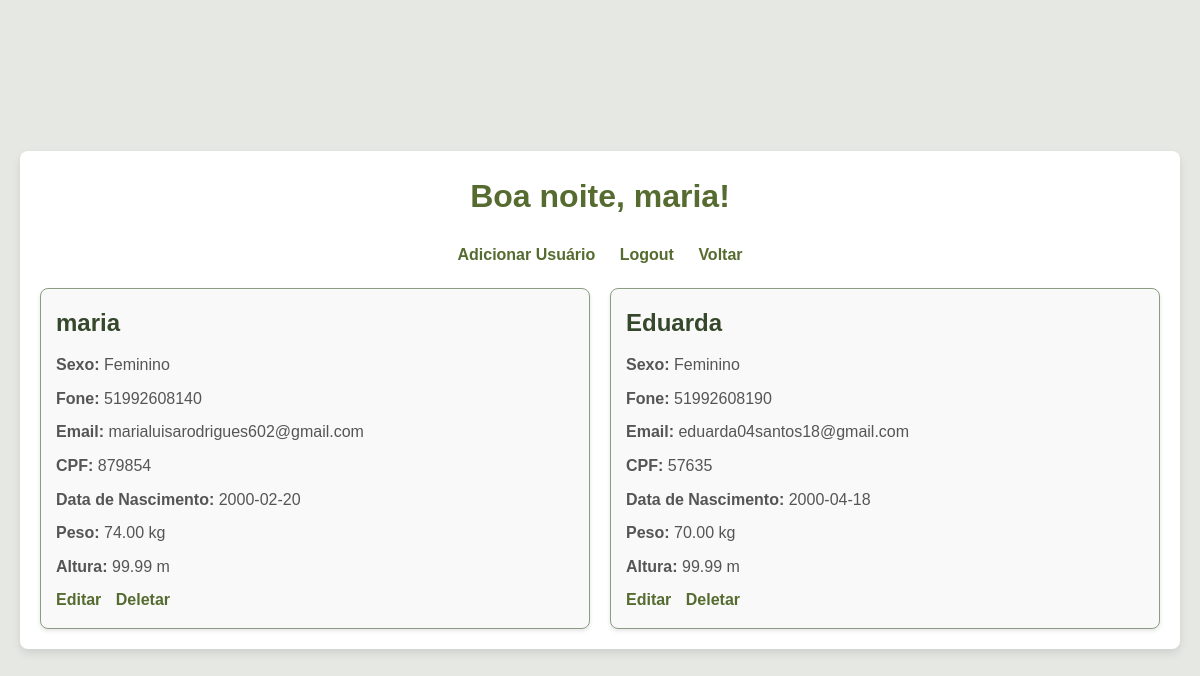
The page /projetomarias/consultarUsuario.php (signed in) on the database its author committed.
### tables this page shows
CREATE TABLE `usuario` (
  `id` int(11) NOT NULL,
  `nome` varchar(255) NOT NULL,
  `email` varchar(255) NOT NULL,
  `senha` varchar(255) NOT NULL,
  `fone` varchar(15) NOT NULL,
  `sexo` varchar(15) NOT NULL,
  `cpf` int(11) NOT NULL,
  `dataN` date NOT NULL,
  `peso` decimal(5,2) NOT NULL,
  `altura` decimal(4,2) NOT NULL,
  `codigo_verificacao` varchar(10) DEFAULT NULL
);

### projetomarias/classes/Usuario.php (called while the page is built, shortened)
<?php
class Usuario
{
    private $conn;
    private $table_name = "usuario";
    public function __construct($db)
    {
        $this->conn = $db;
    }
    public function ler()
    {
        $query = "SELECT * FROM " . $this->table_name;
        $stmt = $this->conn->prepare($query);
        $stmt->execute();
        return $stmt;
    }
}
?>

### projetomarias/consultarUsuario.php (the view, shortened to what this page needs)
<?php
include_once './config/config.php';
include_once './classes/usuario.php';
$usuario = new Usuario($db);
$nome_usuario =  $_SESSION['usuario_nome'];
$dados = $usuario->ler();
function saudacao()
{
    $hora = date('H');
    if ($hora >= 6 && $hora < 12) {
        return "Bom dia";
    } else if ($hora >= 12 && $hora < 18) {
        return "Boa tarde";
    } else {
        return "Boa noite";
    }
}
?>
<!DOCTYPE html>
<html lang="pt-br">
<head>
<link rel="stylesheet" href="styles/consultarU.css">
</head>
<body>
    <div class="container">
        <h1><?php echo saudacao() . ", " . $nome_usuario; ?>!</h1>
        <div class="actions">
            <a href="registrar.php">Adicionar Usuário</a>
            <a href="logout.php">Logout</a>
            <a href="portal.php">Voltar</a>
        </div>
        <div class="users-grid">
            <?php while ($row = $dados->fetch(PDO::FETCH_ASSOC)) : ?>
                <div class="user-card">
                    <h2><?php echo $row['nome']; ?></h2>
                    <p><strong>Sexo:</strong> <?php echo ($row['sexo'] === 'M') ? 'Masculino' : 'Feminino'; ?></p>
                    <p><strong>Fone:</strong> <?php echo $row['fone']; ?></p>
                    <p><strong>Email:</strong> <?php echo $row['email']; ?></p>
                    <p><strong>CPF:</strong> <?php echo $row['cpf']; ?></p>
                    <p><strong>Data de Nascimento:</strong> <?php echo $row['dataN']; ?></p>
                    <p><strong>Peso:</strong> <?php echo $row['peso']; ?> kg</p>
                    <p><strong>Altura:</strong> <?php echo $row['altura']; ?> m</p>
                    <div class="user-actions">
                        <a href="editar.php?id=<?php echo $row['id']; ?>">Editar</a>
                        <a href="deletar.php?id=<?php echo $row['id']; ?>">Deletar</a>
                    </div>
                </div>
            <?php endwhile; ?>
        </div>
    </div>
</body>
</html>

### projetomarias/styles/consultarU.css (style rules this page uses)
* { margin: 0; padding: 0; box-sizing: border-box; }
body { font-family: Arial, sans-serif; background-color: #e6e8e4; color: #333; line-height: 1.6; padding: 20px; display: flex; justify-content: center; align-items: center; min-height: 100vh; }
.container { max-width: 1200px; width: 100%; background-color: #fff; padding: 20px; border-radius: 8px; box-shadow: 0 4px 8px rgba(0, 0, 0, 0.1); text-align: center; }
h1 { color: #556b2f; margin-bottom: 20px; }
.actions a { margin: 0 10px; text-decoration: none; color: #556b2f; font-weight: bold; }
.users-grid { display: grid; grid-template-columns: repeat(auto-fit, minmax(250px, 1fr)); gap: 20px; margin-top: 20px; }
.user-card { background-color: #f9f9f9; border: 1px solid #8b9d83; border-radius: 8px; padding: 15px; text-align: left; box-shadow: 0 2px 4px rgba(0, 0, 0, 0.1); transition: transform 0.3s ease, box-shadow 0.3s ease; }
.user-card h2 { color: #36482b; margin-bottom: 10px; }
.user-card p { margin-bottom: 8px; color: #555; }
.user-actions a { display: inline-block; margin-right: 10px; text-decoration: none; color: #556b2f; font-weight: bold; }

### rows shown on the page
usuario: nome "maria", sexo "Feminino", fone "51992608140", email "marialuisarodrigues602@gmail.com", cpf "879854", dataN "2000-02-20", peso "74.00", altura "99.99"
usuario: nome "Eduarda", sexo "Feminino", fone "51992608190", email "eduarda04santos18@gmail.com", cpf "57635", dataN "2000-04-18", peso "70.00", altura "99.99"

### other values the page prints
saudacao() "Boa noite"
$nome_usuario "maria"
